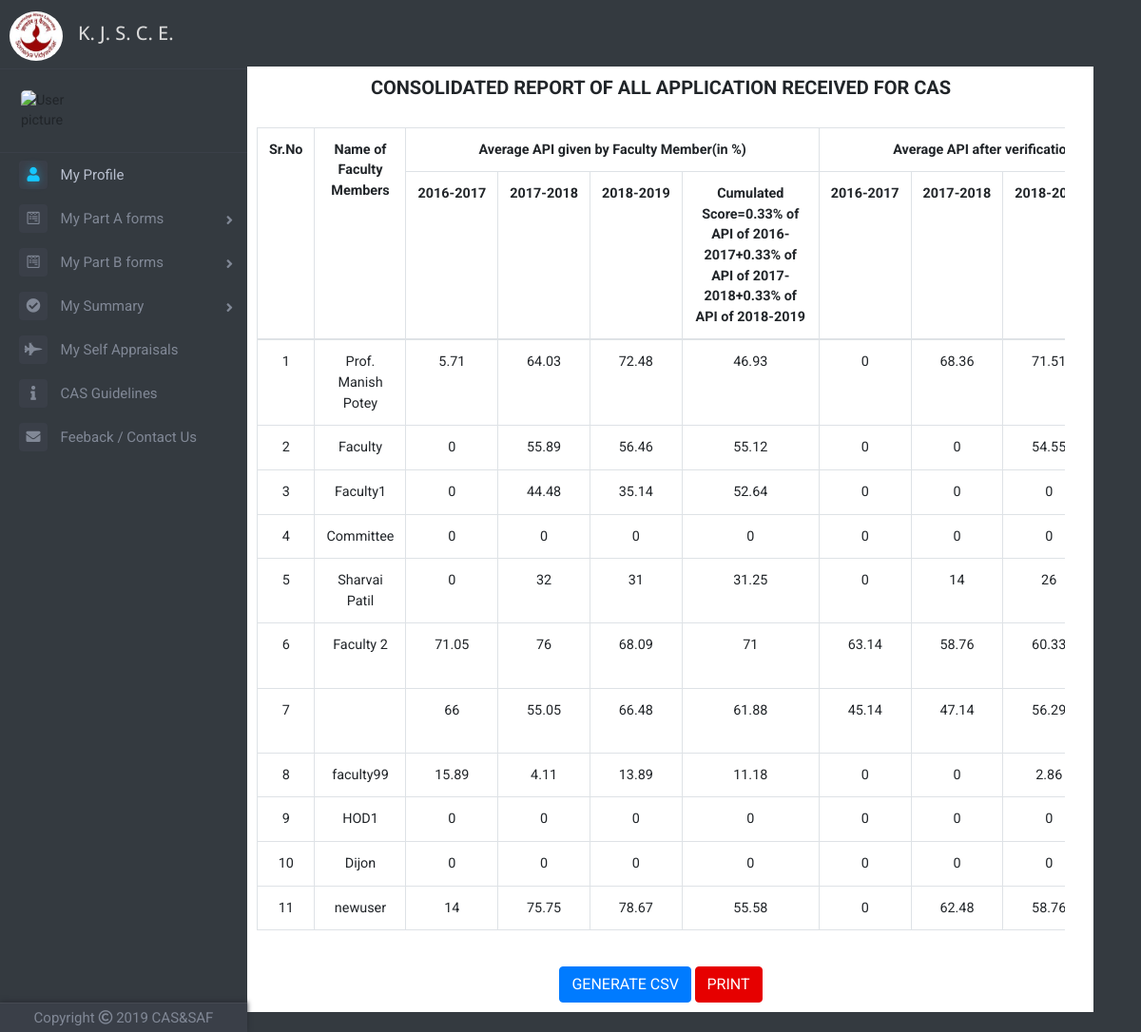
Page /finalsummary.php on the earlier database version.
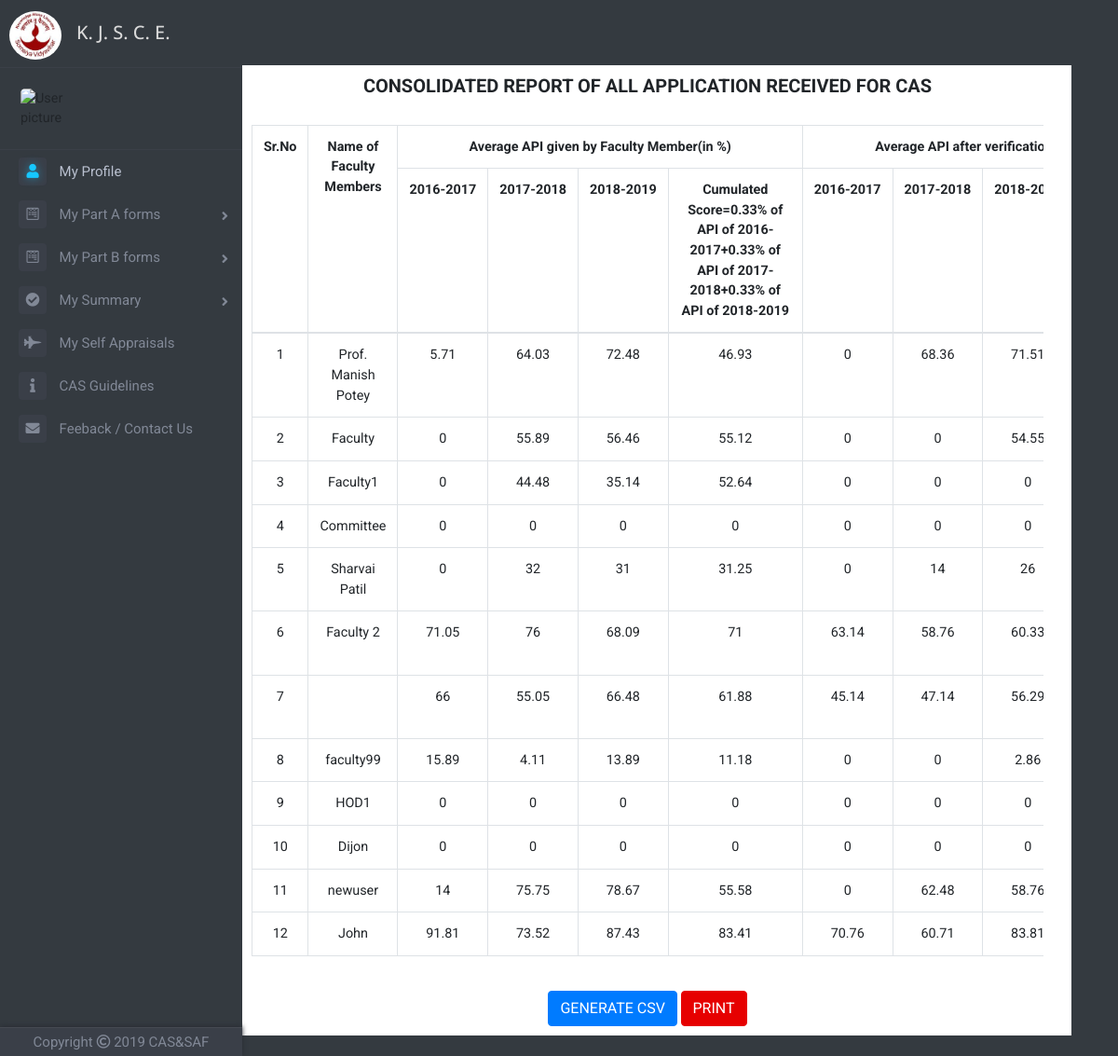
Same page on the later database version.
### tables this page shows
CREATE TABLE `summary_table` (
  `id` int(11) NOT NULL,
  `year` int(11) NOT NULL,
  `facultyId` int(11) NOT NULL,
  `selfPP` float NOT NULL DEFAULT '0',
  `selfA` float NOT NULL DEFAULT '0',
  `selfB` float NOT NULL DEFAULT '0',
  `self_avgpi` float NOT NULL DEFAULT '0',
  `hodPP` float NOT NULL DEFAULT '0',
  `hodA` float NOT NULL DEFAULT '0',
  `hodB` float NOT NULL DEFAULT '0',
  `hod_avgpi` float NOT NULL DEFAULT '0',
  `committeePP` float NOT NULL DEFAULT '0',
  `committeeA` float NOT NULL DEFAULT '0',
  `committeeB` float NOT NULL DEFAULT '0',
  `committee_avgpi` float NOT NULL DEFAULT '0',
  `hodremarkscum` varchar(200) NOT NULL,
  `final_recomm` varchar(200) NOT NULL
);

CREATE TABLE `faculty_table` (
  `id` int(11) NOT NULL,
  `faculty_name` varchar(100) NOT NULL,
  `email` varchar(50) NOT NULL,
  `password` varchar(256) NOT NULL,
  `ecode` varchar(200) NOT NULL,
  `date_of_joining` date NOT NULL,
  `department` varchar(50) NOT NULL,
  `mobileno` bigint(11) NOT NULL DEFAULT '0',
  `profilePicLocation` varchar(100) NOT NULL DEFAULT 'defaults/default_userprofile_pic.png',
  `faculty` int(11) NOT NULL DEFAULT '0',
  `hod` int(11) NOT NULL DEFAULT '0',
  `committee` int(11) NOT NULL DEFAULT '0',
  `principal` int(11) NOT NULL DEFAULT '0',
  `admin` int(11) NOT NULL DEFAULT '0'
);

### finalsummary.php (the view, shortened to what this page needs)
<?php
include 'dbh.php';
include 'top.php';
include 'left-nav.php';
?>
<div class="container">
    <div class="row justify-content-center">
    	<div class="col offset-md-2 parta" id="summary-container">
	    	<header>
	    		<h2 class="heading"><b>CONSOLIDATED REPORT OF ALL APPLICATION RECEIVED FOR CAS</b></h2><br>
	    	</header>
	    	<div class="container">
				<div class="row clearfix">
					<div class="col-md-12 column">
						<div class="admin-table">
						<table class="table table-bordered table-hover" id="tab-summary">
							<tr>
								<th class="text-center" rowspan="2">Sr.No</th>
								<th class="text-center" rowspan="2">Name of Faculty Members</th>
								<th class="text-center" colspan="4">Average API given by Faculty Member(in %)</th>
								<th class="text-center" colspan="4">Average API after verification by HOD(in %)</th>
							</tr>
							<tr>
								<th><?php echo $previousyear-3; ?>-<?php echo $previousyear-2; ?></th>
								<th><?php echo $previousyear-2; ?>-<?php echo $previousyear-1; ?></th>
								<th><?php echo $previousyear-1; ?>-<?php echo $previousyear; ?></th>
								<th>Cumulated Score=0.33% of API of <?php echo $previousyear-3; ?>-<?php echo $previousyear-2; ?>+0.33% of API of <?php echo $previousyear-2; ?>-<?php echo $previousyear-1; ?>+0.33% of API of <?php echo $previousyear-1; ?>-<?php echo $previousyear; ?></th>
								<th><?php echo $previousyear-3; ?>-<?php echo $previousyear-2; ?></th>
								<th><?php echo $previousyear-2; ?>-<?php echo $previousyear-1; ?></th>
								<th><?php echo $previousyear-1; ?>-<?php echo $previousyear; ?></th>
							</tr>
							<tbody>
								<?php
								$sql="SELECT facultyId, selfPP, selfA, selfB, self_avgpi, hodPP, hodA, hodB, hod_avgpi, committeePP, committeeA, committeeB, committee_avgpi, final_recomm FROM summary_table WHERE year='$previousyear'";
								$result=mysqli_query($conn, $sql);
								if(mysqli_num_rows($result)>0)
								{
									$counter=1;
									while($row=mysqli_fetch_assoc($result))
									{
										$facultyId=mysqli_real_escape_string($conn, $row['facultyId']);
										$sqln="SELECT faculty_name FROM faculty_table WHERE id='$facultyId'";
										$resultn=mysqli_query($conn, $sqln);
										$rown=mysqli_fetch_assoc($resultn);
										$faculty_name=$rown['faculty_name'];
										?>
										<tr>
											<td><?php echo $counter; ?></td>
											<td><?php echo $faculty_name; ?></td>
											<td><?php echo $row['selfPP']; ?></td>
											<td><?php echo $row['selfA']; ?></td>
											<td><?php echo $row['selfB']; ?></td>
											<td><?php echo $row['self_avgpi']; ?></td>
											<td><?php echo $row['hodPP']; ?></td>
											<td><?php echo $row['hodA']; ?></td>
											<td><?php echo $row['hodB']; ?></td>
										</tr>
										<?php
										$counter+=1;
									}
								}
								else
								{
									?>
									<td colspan="12"><p class="text-center">No results</p></td>
									<?php
								}
								?>
							</tbody>
						</table>
						</div>
					</div>
				</div>
			</div>
			<br>
			<a href="generate_fs_csv.php" target="_blank" class="btn btn-primary" style="margin-bottom: 10px">
	  			GENERATE CSV
			</a>
			<button type="button" class="btn btn-success" onclick="myFunction()" id="fs-print-form" data-toggle="tooltip" data-placement="bottom" style="background-color: #e60000;border: 1px solid #e60000;margin-bottom: 10px">
	  			PRINT
			</button>
	    </div>
	</div>
	<br>
</div>
</body>
</html>

Differences in the rows shown:
added summary_table: faculty_table.faculty_name "John", selfPP "91.81", selfA "73.52", selfB "87.43", self_avgpi "83.41", hodPP "70.76", hodA "60.71", hodB "83.81"
